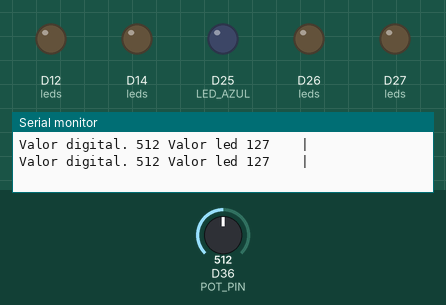
The sketch below on a simulated Arduino Due. Parts: output pins drawn as LEDs (lit = HIGH), the last lines printed to the serial monitor. Inputs (shaded band) come from the test bench; at power-on: D36 (POT_PIN) = 512 (analog values on the 0–1023 scale).

Above: at 2.8 s.
2.9 s: D36 (POT_PIN) set to 529
At 5.2 s:
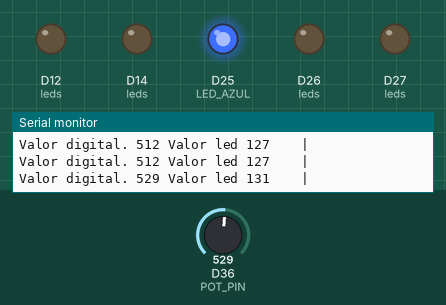
5.6 s: D36 (POT_PIN) set to 511
At 6.7 s:
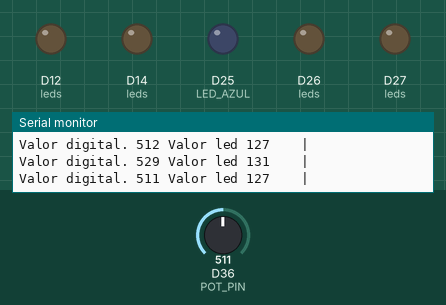
8.3 s: D36 (POT_PIN) set to 716
At 11.0 s:
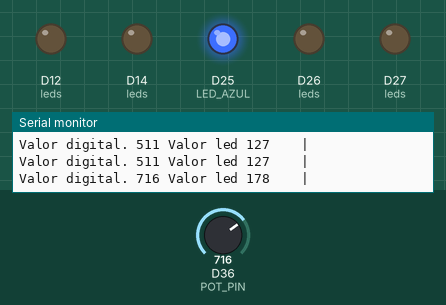
Timing chart, 0 to 12.5 s (numbered marks = the images above; inputs shaded):
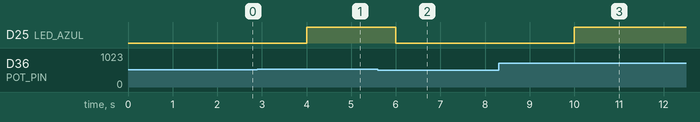

Measured:
- the behaviour switches between 513 and 514 on D36 (POT_PIN) (found by bisection; images 0 and 1)
- after the input at 2.9 s, D25 (LED_AZUL): LOW → HIGH after 1.1 s
- after the input at 5.6 s, D25 (LED_AZUL): HIGH → LOW after 0.40 s
- after the input at 8.3 s, D25 (LED_AZUL): LOW → HIGH after 1.7 s

The sketch:

potenciometro_vulab2.ino
```cpp
/*********
  Adaptado de: Rui Santos - randomnerdtutorials.com
*********/

// ── Pines LEDs (azul → rojo) ──────────────────────────
const int LED_AZUL     = 25;
const int LED_VERDE    = 26;
const int LED_AMARILLO = 27;
const int LED_NARANJA  = 14;
const int LED_ROJO     = 12;

const int leds[5] = { LED_AZUL, LED_VERDE, LED_AMARILLO, LED_NARANJA, LED_ROJO };

// ── Pin del potenciómetro ─────────────────────────────
// ADC1_0 = GPIO36
const int POT_PIN = 36;

// ── Delay entre lecturas ──────────────────────────────
const int LECTURA_MS = 2000;

// ═══════════════════════════════════════════════════════
// Enciende los primeros N LEDs con digitalWrite
void aplicarNivelDigital(int n) {
  for (int i = 0; i < 5; i++) {
    // LED_AZUL (i=0) no usar digitalWrite si PWM está activo,
    // se maneja por separado con analogWrite
    if (i == 0) continue;
    digitalWrite(leds[i], (i < n) ? HIGH : LOW);
  }
}

// ═══════════════════════════════════════════════════════
void setup() {
  Serial.begin(115200);

  // Configurar LEDs como salida
  for (int i = 0; i < 5; i++) {
    pinMode(leds[i], OUTPUT);
    digitalWrite(leds[i], LOW);
  }


  // Configurar potenciómetro como entrada analógica
  pinMode(POT_PIN, INPUT);

  // Configurar resolución del ADC
  analogReadResolution(10);
}

// ═══════════════════════════════════════════════════════
void loop() {
  // Leer potenciómetro
  int valorDigital = analogRead(POT_PIN);

  // Brillo PWM para LED_AZUL: mapear rango calibrado a 0-255
  int brilloPWM = map(valorDigital, 0, 1023, 0, 255);

  // Aplicar PWM al LED_AZUL (escritura "analógica") — Core 3.x usa pin directo
  analogWrite(LED_AZUL, brilloPWM);

  // Aplicar nivel digital al resto de LEDs
 // aplicarNivelDigital(nivel);
  // El LED_AZUL ya está encendido por PWM cuando nivel >= 1
  // (brillo > 0), así que visualmente funciona igual

  // Imprimir fila de tabla
  Serial.print("Valor digital. ");
  Serial.print(valorDigital);

  Serial.print(" Valor led ");
  Serial.print(brilloPWM);
  Serial.println("\t\t| ");
 // Serial.println(nivel);

  delay(LECTURA_MS);
}
```
